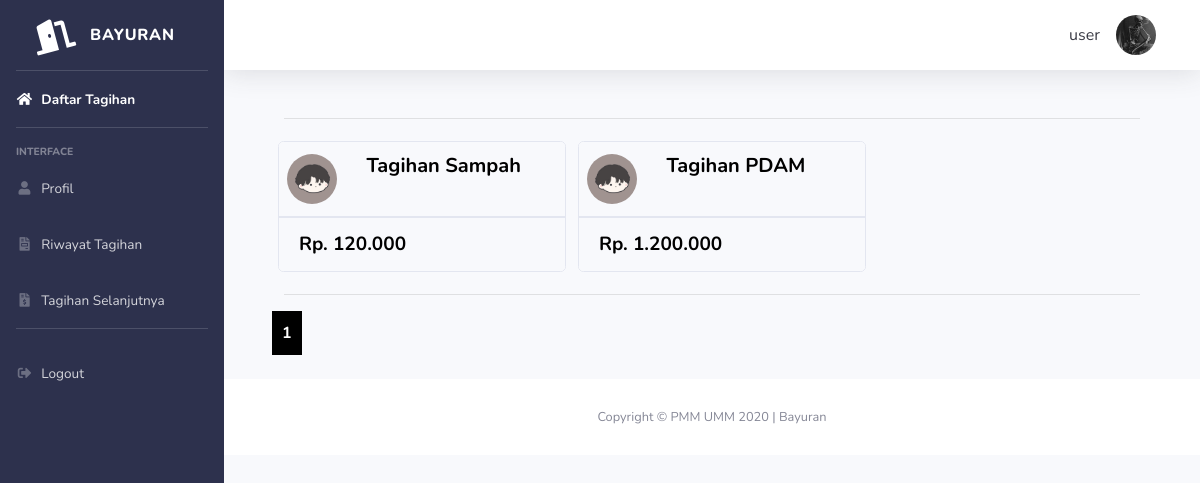
/kost/daftar-kost.php (signed in), run on the app's committed database.
### tables this page shows
CREATE TABLE `user` (
  `id` int(11) NOT NULL,
  `nama_lengkap` varchar(255) DEFAULT NULL,
  `email` varchar(255) DEFAULT NULL,
  `username` varchar(255) DEFAULT NULL,
  `password` varchar(255) DEFAULT NULL,
  `no_hp` varchar(255) DEFAULT NULL,
  `pekerjaan` varchar(255) DEFAULT NULL,
  `jenis_kelamin` varchar(25) DEFAULT NULL,
  `foto_ktp` varchar(255) DEFAULT NULL,
  `foto_profil` text DEFAULT NULL,
  `roles` int(11) DEFAULT NULL,
  `id_kost_saya` int(11) DEFAULT NULL
);

CREATE TABLE `kost` (
  `id_kost` int(11) NOT NULL,
  `nama_kost` varchar(255) DEFAULT NULL,
  `tipe_kost` varchar(255) DEFAULT NULL,
  `jenis_kost` varchar(255) DEFAULT NULL,
  `jumlah_kamar` int(11) DEFAULT NULL,
  `tanggal_tagih` date DEFAULT NULL,
  `nama_pemilik` text DEFAULT NULL,
  `nama_bank` text DEFAULT NULL,
  `no_rekening` int(11) DEFAULT NULL,
  `foto_bangunan_utama` varchar(255) DEFAULT NULL,
  `foto_kamar` varchar(255) DEFAULT NULL,
  `foto_kamar_mandi` varchar(255) DEFAULT NULL,
  `foto_interior` varchar(255) DEFAULT NULL,
  `provinsi` varchar(25) DEFAULT NULL,
  `kota` varchar(25) DEFAULT NULL,
  `kecamatan` varchar(25) DEFAULT NULL,
  `kelurahan` varchar(25) DEFAULT NULL,
  `alamat` varchar(255) DEFAULT NULL,
  `harga_sewa` int(11) DEFAULT NULL,
  `kontak` varchar(255) DEFAULT NULL,
  `deskripsi` text DEFAULT NULL,
  `id_pemilik` int(11) DEFAULT NULL,
  `fasilitas_kost` text DEFAULT NULL
);

### kost/daftar-kost.php (the view, shortened to what this page needs)
<?php
include "template/header.php";
function minfas($idkost, $tipe_kost)
{
  global $koneksi;
  $cost = mysqli_query($koneksi, "SELECT min(biaya_fasilitas) FROM kamar WHERE id_kost=$idkost");
}
?>
<div class="container">
  <?php
  $jumlah_data_perhalaman = 6;
  $jumlah_halaman = ceil($jumlah_data = mysqli_num_rows(mysqli_query($koneksi, "SELECT * FROM kost JOIN user ON kost.id_pemilik = user.id")) / $jumlah_data_perhalaman);
  if (isset($_GET['halaman'])) {
    $halaman_aktif = $_GET['halaman'];
  } else {
    $halaman_aktif = 1;
  }
  $awalData = ($jumlah_data_perhalaman * $halaman_aktif) - $jumlah_data_perhalaman;
  if (isset($_GET['cari'])) {
    $cari = $_GET['cari'];
    $data = mysqli_query($koneksi, "SELECT * FROM kost JOIN user ON kost.id_pemilik = user.id WHERE nama_kost");
  } else {
    $data = mysqli_query($koneksi, "SELECT * FROM kost JOIN user ON kost.id_pemilik = user.id LIMIT $awalData,$jumlah_data_perhalaman");
  }
  $no = 1; ?>
  <div class="container">
    <div class="col">
      <hr>
      <div class="row">
        <?php
        while ($d = mysqli_fetch_array($data)) {
        ?>
          <div class="card" style="width: 18rem;">
            <a style="text-decoration: none;color:black" href="tampilan-kost.php?id_kost=<?php echo $d['id_kost'] ?>">
              <div class="card-header">
                <div class="row">
                  <div class="col-md-3">
                    <div class="row">
                      <img style="object-fit: cover;" src="../img/profil/<?php echo $d['foto_profil'] ?>" class="thumbnail img-responsive rounded-circle mr-3" height="50px" width="50px" alt="avatar">
                    </div>
                  </div>
                  <div class="col">
                    <div class="card-text">
                      <h6 class="card-title font-weight-bold mb-1" style="font-size:20px;font-weight:bold"><?php echo $d['nama_kost'] ?></h6>
                    </div>
                  </div>
                </div>
              </div>
              <div class="card-footer">
                <div class="row">
                  <div class="col-md-7" style="font-size:19px;font-weight:bold">Rp. <?php echo number_format($d['harga_sewa'] + minfas($d['id_kost'], $d['tipe_kost']), 0, ',', '.') . '' . $d['tipe_kost'] ?></div>
                </div>
              </div>
            </a>
          </div>
        <?php } ?>
      </div>
      <hr>
      <div class="row">
        <?php for ($i = 1; $i <= $jumlah_halaman; $i++) : ?>
          <?php if ($i == $halaman_aktif) : ?>
            <a style="font-weight: bold;background-color:black;padding:10px;color:white;" href="?halaman=<?php echo $i ?>"><?php echo $i ?></a>
          <?php else : ?>
            <a style="font-weight: bold;background-color:red;padding:10px;color:white" href="?halaman=<?php echo $i ?>"><?php echo $i ?></a>
          <?php endif; ?>
        <?php endfor; ?>
      </div>
    </div>
  </div>
  <br>
</div>
<?php
include "template/footer.php";
?>

### kost/template/header.php (shortened to what this page needs)
<head>
    <?php
    include '../php/koneksi.php';
    $username = $_SESSION['username'];
    $data = mysqli_query($koneksi, "SELECT * FROM user WHERE username='$username'");
    $d = mysqli_fetch_array($data);
    ?>
    <link href="vendor/fontawesome-free/css/all.min.css" rel="stylesheet" type="text/css">
    <link rel="stylesheet" type="text/css" href="css/sb-admin-2.css">
    <link rel="stylesheet" type="text/css" href="css/sb-admin-2.min.css">
</head>
<body id="page-top">
    <div id="wrapper">
        <ul class="navbar-nav bg-gradient-danger sidebar sidebar-dark accordion" id="accordionSidebar">
            <a class="sidebar-brand d-flex align-items-center justify-content-center" href="index.php">
                <div class="sidebar-brand-icon rotate-n-15">
                    <i class="fas fa-door-open"></i>
                </div>
                <div class="sidebar-brand-text mx-3">BAYURAN</div>
            </a>
            <hr class="sidebar-divider my-0">
            <li class="nav-item active">
                <a class="nav-link" href="daftar-kost.php">
                    <i class="fas fa-fw fa-home"></i>
                    <span>Daftar Tagihan</span>
                </a>
            </li>
            <hr class="sidebar-divider">
            <div class="sidebar-heading">
                Interface
            </div>
            <?php if ($d['roles'] == 1) { ?>
                <li class="nav-item">
                    <a class="nav-link" href="profil.php">
                        <i class="fas fa-fw fa-user"></i>
                        <span>Profil</span>
                    </a>
                </li>
                <li class="nav-item">
                    <a class="nav-link" href="tagihan.php">
                        <i class="fas fa-fw fa-file-invoice"></i>
                        <span>Riwayat Tagihan</span>
                    </a>
                </li>
                <li class="nav-item">
                    <a class="nav-link" href="kostku.php">
                        <i class="fas fa-fw fa-file-invoice-dollar"></i>
                        <span>Tagihan Selanjutnya</span>
                    </a>
                </li>
            <?php } else if ($d['roles'] == 2) { ?>
                <li class="nav-item">
                    <a class="nav-link" href="tambah_kos.php">
                        <i class="fas fa-fw fa-plus"></i>
                        <span>Tambah Tagihan</span>
                    </a>
                </li>
                <li class="nav-item">
                    <a class="nav-link" href="properti.php">
                        <i class="fas fa-fw fa-file-invoice"></i>
                        <span>List Tagihan</span>
                    </a>
                </li>
                <li class="nav-item">
                    <a class="nav-link" href="profil.php">
                        <i class="fas fa-fw fa-user"></i>
                        <span>Profil</span>
                    </a>
                </li>
            <?php } else if ($d['roles'] == 3) { ?>
                <li class="nav-item">
                    <a class="nav-link" href="user.php">
                        <i class="fas fa-fw fa-users"></i>
                        <span>Daftar Warga</span>
                    </a>
                </li>
                <li class="nav-item">
                    <a class="nav-link" href="kost_management.php">
                        <i class="fas fa-fw fa-file-invoice"></i>
                        <span>List Tagihan</span>
                    </a>
                </li>
                <li class="nav-item">
                    <a class="nav-link" href="semua_transaksi.php">
                        <i class="fas fa-fw fa-exchange-alt"></i>
                        <span>Management Transaksi</span>
                    </a>
                </li>
                <li class="nav-item">
                    <a class="nav-link" href="profil.php">
                        <i class="fas fa-fw fa-user"></i>
                        <span>Profil</span>
                    </a>
                </li>
            <?php } ?>
            <hr class="sidebar-divider">
            <li class="nav-item">
                <a class="nav-link" href="logout.php">
                    <i class="fas fa-fw fa-sign-out-alt"></i>
                    <span>Logout</span>
                </a>
            </li>
        </ul>
        <div id="content-wrapper" class="d-flex flex-column">
            <div id="content">
                <nav class="navbar navbar-expand navbar-light bg-white topbar mb-4 static-top shadow">
                    <ul class="navbar-nav ml-auto">
                        <li class="nav-item dropdown no-arrow">
                            <a class="nav-link dropdown-toggle" href="#" id="userDropdown" role="button" data-toggle="dropdown" aria-haspopup="true" aria-expanded="false">
                                <span class="mr-3 d-none d-lg-inline text-gray-900 large"><?php echo $_SESSION['username']; ?></span>
                                <img style="object-fit: cover;" src="../img/profil/<?php echo $d['foto_profil'] ?>" class="thumbnail img-responsive rounded-circle mr-3" height="40px" width="40px" alt="avatar">
                            </a>
                        </li>
                    </ul>
                </nav>

### kost/daftar-kost.php (style rules this page uses)
.card { margin: 6px; }

### data on the page
user: foto_profil (picture)
kost: id_pemilik.foto_profil (picture), nama_kost "Tagihan Sampah", tipe_kost "120.000"
kost: id_pemilik.foto_profil (picture), nama_kost "Tagihan PDAM", tipe_kost "1.200.000"

### other printed values
$_SESSION['username'] "user"
